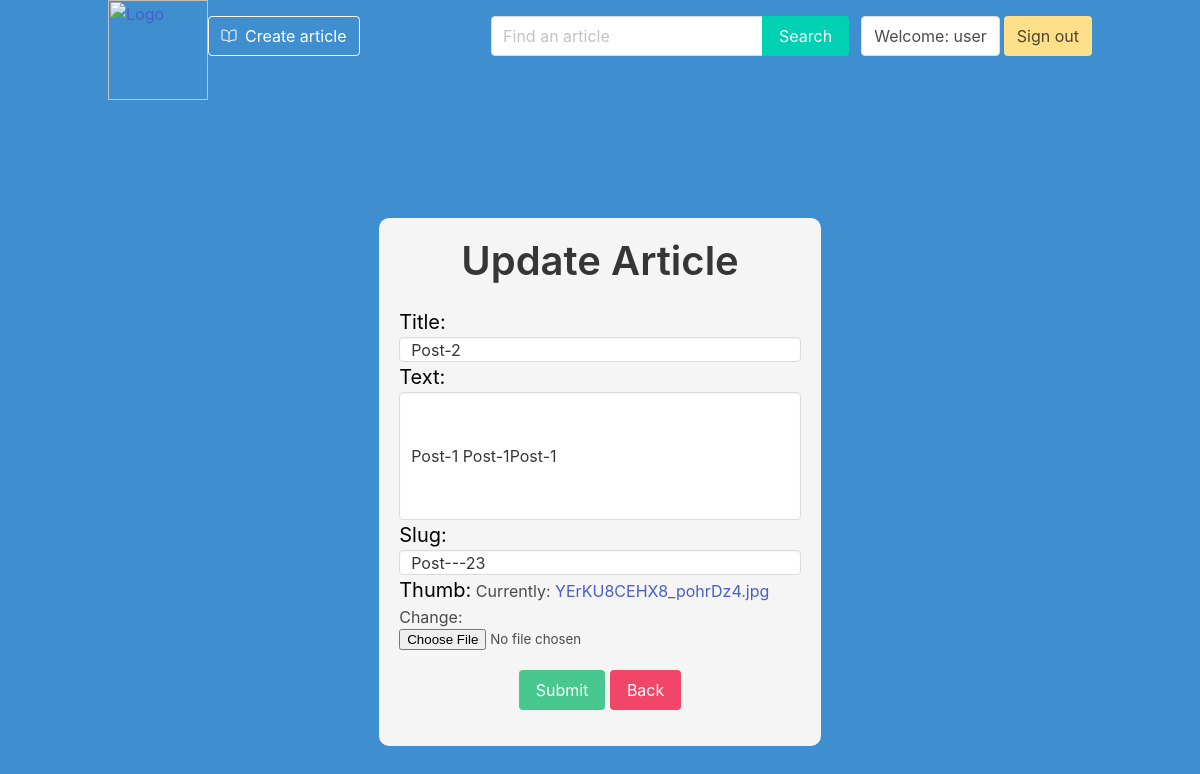
Page /edit_article/Post---23 (signed in) on the committed database.
### articles/models.py (models this page shows, shortened)
class Article(models.Model):
    title = models.CharField(max_length=255)
    text = models.TextField()
    slug = models.SlugField(unique=True)
    date = models.DateField(auto_now=True)
    author = models.ForeignKey(User, default=None, on_delete=models.CASCADE, null=True)
    thumb = models.ImageField(default='img.jpg', blank=True)
    likes = models.ManyToManyField(User, related_name='likes')
    dislikes = models.ManyToManyField(User, related_name='dislikes')

### articles/views.py (the view)
# urls.py: path('edit_article/<slug>', views.edit_article, name='edit_article'),
@login_required(login_url='/users/sign_in')
def edit_article(request, slug):
    article = Article.objects.get(slug=slug)
    if request.user != article.author:
        return render(request, 'error.html', {'article': article})
    form = forms.ArticleForm(request.POST or None, request.FILES or None, instance=article)
    if form.is_valid():
        form.save()
        return redirect('articles:article_detail', slug=request.POST.get('slug'))
    return render(request, 'edit_article.html', {"form": form, 'article': article})

### articles/forms.py
class ArticleForm(forms.ModelForm):
    title = forms.CharField(widget=forms.TextInput(attrs={'class': 'input'}))
    text = forms.CharField(widget=forms.TextInput(attrs={'class': 'textarea', 'size': '40'}))
    slug = forms.CharField(widget=forms.TextInput(attrs={'class': 'input'}))
    class Meta:
        model = models.Article
        fields = ['title', 'text', 'slug', 'thumb']

### articles/templates/edit_article.html (shortened to what this page needs)
{% extends 'base_layout.html' %}
{% block content %}
   <form class="site-form has-background-light" method="post" enctype="multipart/form-data">
       <h2 class="title is-size-2 has-text-centered">Update Article</h2>
       {{ form }}
       <div class="has-text-centered my-4">
           <button class="button is-success" type="submit">Submit</button>
           <a href="{% url 'articles:article_detail' article.slug %}" class="button is-danger ">
               Back
           </a>
       </div>
   </form>
{% endblock %}

### articles/templates/base_layout.html (shortened to what this page needs)
{% load static from static %}
<html lang="en">
<head>
    <link rel="stylesheet" href="{% static 'style.css' %}">
    <link rel="stylesheet" href="{% static 'bulma.css' %}">
</head>
<body>
<section class="hero has-background-info is-fullheight">
    <div class="hero-head">
        <header class="navbar">
            <div class="container">
                <div class="navbar-brand">
                    <a href="{% url 'articles:home' %}">
                        <img src="{% static 'images/monday.svg' %}" width="100" alt="Logo">
                    </a>
                </div>
                <div id="navbarMenuHeroC" class="navbar-menu">
                    <div class="navbar-start">
                        {% if user.is_authenticated %}
                        <a href="{% url 'articles:article_create' %}"
                           class="navbar-item my-4 button is-info is-outlined is-inverted">
                                   <span class="mr-2">
                                       <ion-icon name="book-outline"></ion-icon>
                                   </span>
                            <span>
                                        Create article
                                   </span>
                        </a>
                        {% endif %}
                    </div>
                    <div class="navbar-end">
                        {% if user.is_authenticated %}
                        <form action="{% url 'articles:home' %}" method="get">
                                <div class="field has-addons mt-4 mr-2">
                                    <div class="control">
                                        <input class="input" type="search" placeholder="Find an article" name="search">
                                    </div>
                                    <div class="control">
                                        <button class="button is-primary" type="submit">
                                            Search
                                        </button>
                                    </div>
                                </div>
                            </form>
                        <a class="navbar-item button my-4 mx-1">
                            Welcome: {{ user }}
                        </a>
                        <a href="{% url 'users:sign_out' %}" class="navbar-item my-4 button is-warning">Sign out</a>
                        {% endif %}
                    </div>
                </div>
            </div>
        </header>
    </div>
    <div class="hero-body">
        {% block content %}
        {% endblock %}
    </div>
</section>
</body>
</html>

### static/style.css (style rules this page uses)
.site-form { padding: 20px; display: block; margin: 70px auto auto; width: 40%; border-radius: 10px; }
.site-form label { color: black; font-size: 20px; }
.site-form input { width: 100%; height: 25px; }

### rows in the picture
Article: title "Post-2", text "Post-1 Post-1Post-1", slug "Post---23"

### other values in the picture
{{ user }} "user"
